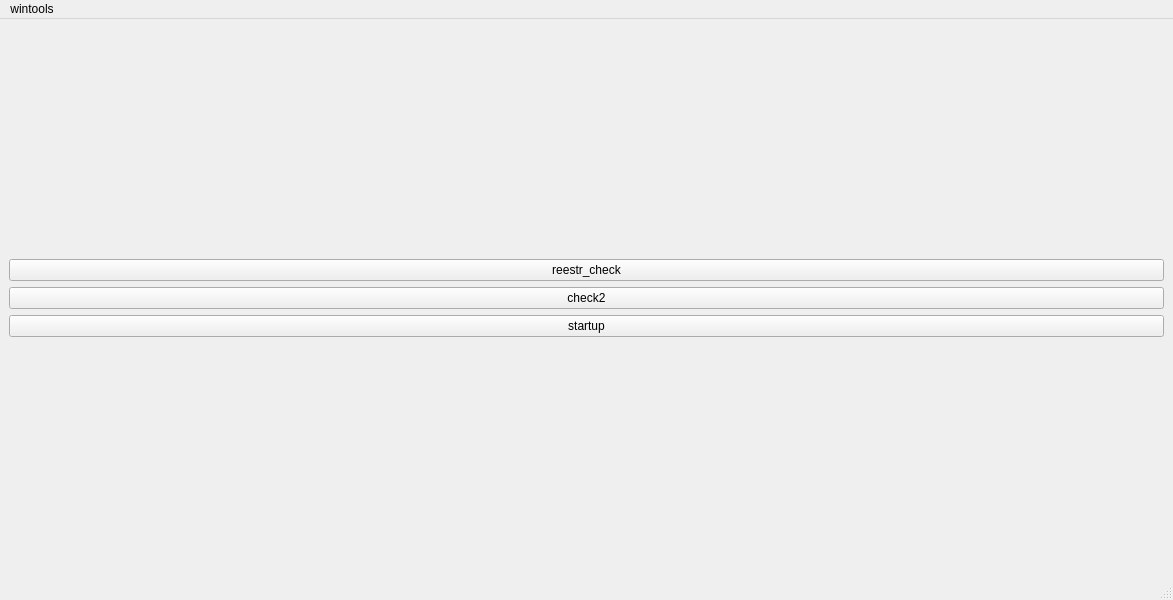
<?xml version="1.0" encoding="UTF-8"?>
<ui version="4.0">
 <class>MainWindow</class>
 <widget class="QMainWindow" name="MainWindow">
  <property name="geometry">
   <rect>
    <x>0</x>
    <y>0</y>
    <width>1173</width>
    <height>600</height>
   </rect>
  </property>
  <property name="windowTitle">
   <string>MainWindow</string>
  </property>
  <widget class="QWidget" name="centralwidget">
   <layout class="QVBoxLayout" name="verticalLayout_2">
    <item>
     <layout class="QVBoxLayout" name="verticalLayout">
      <item>
       <widget class="QPushButton" name="reestr_check">
        <property name="text">
         <string>reestr_check</string>
        </property>
       </widget>
      </item>
      <item>
       <widget class="QPushButton" name="check2">
        <property name="text">
         <string>check2</string>
        </property>
       </widget>
      </item>
      <item>
       <widget class="QPushButton" name="startup">
        <property name="text">
         <string>startup</string>
        </property>
       </widget>
      </item>
     </layout>
    </item>
   </layout>
  </widget>
  <widget class="QMenuBar" name="menubar">
   <property name="geometry">
    <rect>
     <x>0</x>
     <y>0</y>
     <width>1173</width>
     <height>26</height>
    </rect>
   </property>
   <widget class="QMenu" name="menuwintools">
    <property name="title">
     <string>wintools</string>
    </property>
   </widget>
   <addaction name="menuwintools"/>
  </widget>
  <widget class="QStatusBar" name="statusbar"/>
 </widget>
 <resources/>
 <connections/>
</ui>
